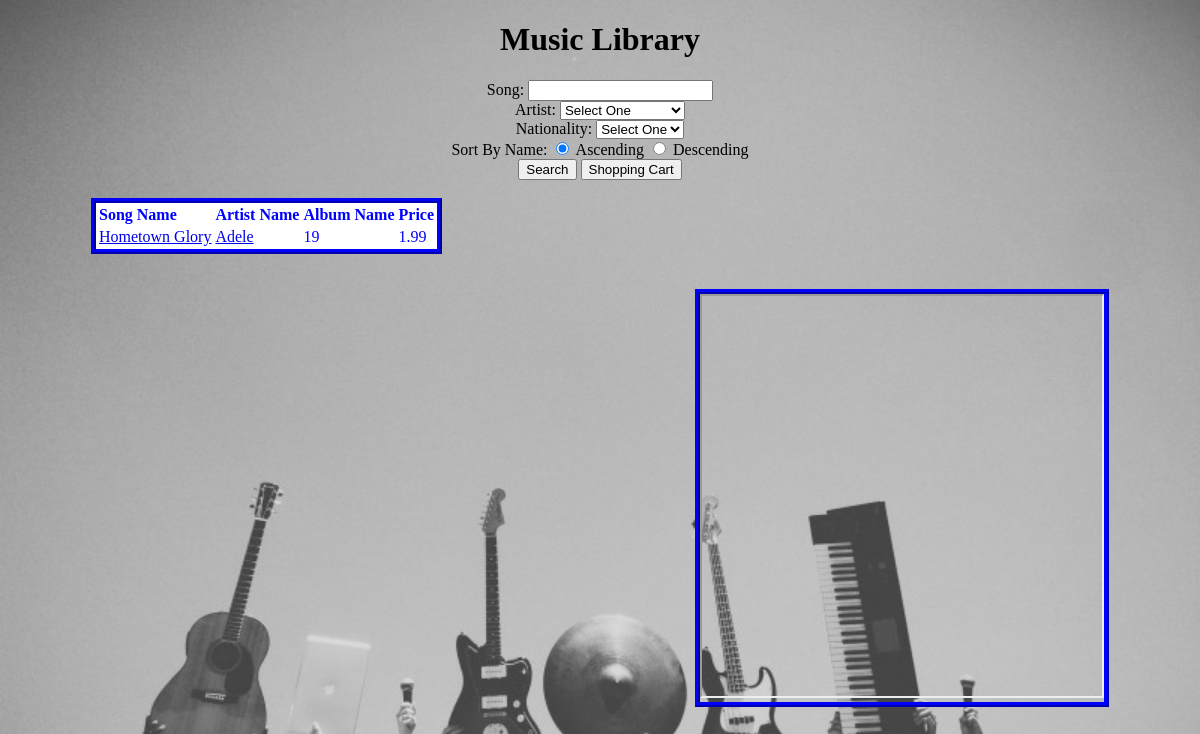
/SQL.php?songName=Hometown Glory, run on the app's committed database.
### tables this page shows
CREATE TABLE IF NOT EXISTS `song` (
  `songId` tinyint(4) NOT NULL AUTO_INCREMENT,
  `songName` varchar(50) NOT NULL,
  `artistId` tinyint(4) NOT NULL,
  `albumId` tinyint(4) NOT NULL,
  `length` varchar(5) NOT NULL,
  `price` float NOT NULL,
  PRIMARY KEY (`songId`)
);

CREATE TABLE IF NOT EXISTS `artist` (
  `artistId` tinyint(4) NOT NULL AUTO_INCREMENT,
  `artistName` varchar(30) NOT NULL,
  `nationality` varchar(20) NOT NULL,
  PRIMARY KEY (`artistId`)
);

CREATE TABLE IF NOT EXISTS `album` (
  `albumId` tinyint(4) NOT NULL AUTO_INCREMENT,
  `albumName` varchar(30) NOT NULL,
  `artistId` tinyint(4) NOT NULL,
  `year` year(4) NOT NULL,
  PRIMARY KEY (`albumId`)
);

### SQL.php (the view, shortened to what this page needs)
<?php
$host = "localhost";
$dbname = "music";
$username = "root";
$password = "s3cr3t";
$dbConn = new PDO("mysql:host=$host;dbname=$dbname", $username, $password);
$dbConn->setAttribute(PDO::ATTR_ERRMODE, PDO::ERRMODE_EXCEPTION);
function getFilters($filter) {
    global $dbConn;
    $sql = "SELECT * FROM song NATURAL JOIN artist NATURAL JOIN album" . $filter;
    $stmt = $dbConn -> prepare ($sql);
    $stmt -> execute( );
    $records = $stmt->fetchAll(PDO::FETCH_ASSOC);
    return $records;
}
function theSearch() {
    $filter = " WHERE 1";
    if (!empty($_GET['songName'])) {
        $filter = $filter . " AND songName like '%" . $_GET['songName'] ."%'";
    }
    $filter = $filter . " ORDER BY " . 'songName' . " " . $_GET['asc'];
    $songs = getFilters($filter);
    echo "<div style ='float:left'>";
    echo "<table>";
    echo "<tr><th>Song Name</th><th>Artist Name</th><th>Album Name</th><th>Price</th></tr>";
    foreach($songs as $song) {
        $url = $song['songId'];
        echo "<tr>";
        echo "<td>" . "<a href='songInfo.php?songId=" . $url . "' target='songInfoFrame'>" . $song['songName'] . "</a></td>";
        echo "<td>" . "<a href='artistInfo.php?artistName=".$song['artistName']."'target='artistInfoFrame'>" . $song['artistName'] . "</a> "  . "</td>";
        echo "<td>" . $song['albumName'] . "</td>";
        echo "<td>" . $song['price'] . "</td>";
        echo "</tr>";
    }
    echo"</table>";
    echo "</div>";
}
function isFormValid() {
    return false;
}
?>
<!DOCTYPE html>
<html>
    <head>
    </head>
    <body>
        <h1>Music Library</h1>
        <form method="GET" action"SQL.php">
            Song: <input type="text" name="songName"/><br />
            Artist:    <select name="artistName">
                       <option value="">Select One</option>
                     </select><br />
            Nationality: <select name="nationality">
                           <option value="">Select One</option>
                            </select><br />
            Sort By Name:
                    <input type="radio" name="asc" value="ASC" checked/> Ascending
                    <input type="radio" name="asc" value="DESC"/> Descending<br />
                     <input type="submit" value="Search" name="submitForm"/>
                     <input type ="button" value="Shopping Cart" name="shoppingCart" onclick="location.href='shoppingCart.php'"/>
        </form><br />
        <div id="songsAndInfo">
            <div id='songList'>
                <?php
                if (isFormValid())
                {
                    theSearch();
                }
                else {
                    theSearch();
                }
                ?>
            </div>
            <div id="songInfo" style = "float:center">
                <iframe src="" width="400" height="400" name="songInfoFrame"></iframe>
            </div>
        </div>
    </body>
</html>

### css/styles.css (style rules this page uses)
th { background-color: gray; text-align:left; }
table { border:5px ridge blue; }
td { text-align:left; }
table,tr,th,td { background-color:white; color:blue; }
body { text-align: center; background-image: url(/team_project/OnlineCatalog/img/background.jpg); -webkit-background-size: cover; -moz-background-size: cover; -o-background-size: cover; background-size: cover; }
#songList { display:inline-block; width: 600px; height: 500px; }
#songInfo { display:inline-block; text-align: center; border:5px ridge blue; }

### data on the page
song: songName "Hometown Glory", artistId.artistName "Adele", albumId.albumName "19", price "1.99"
